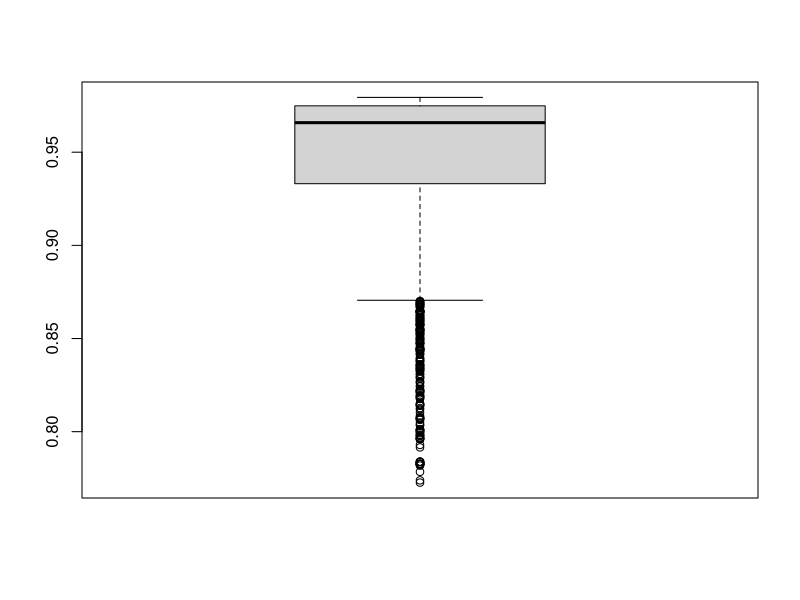
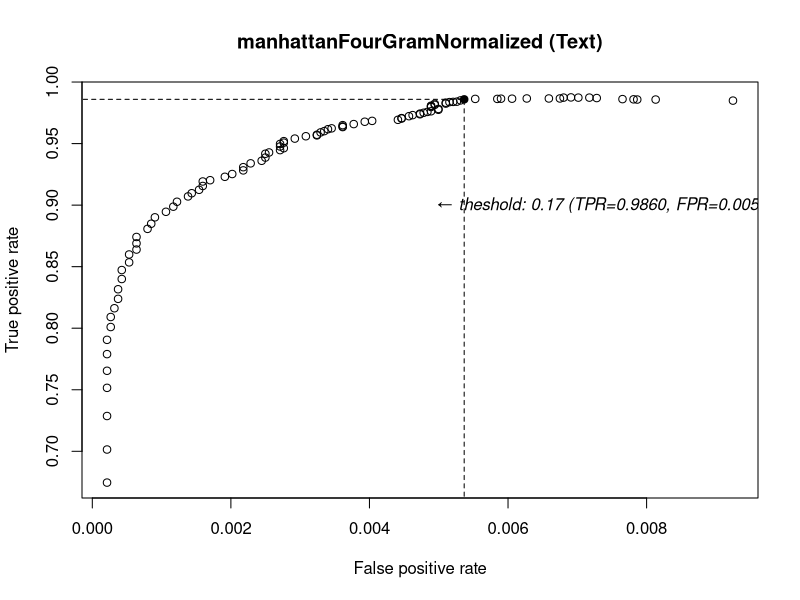
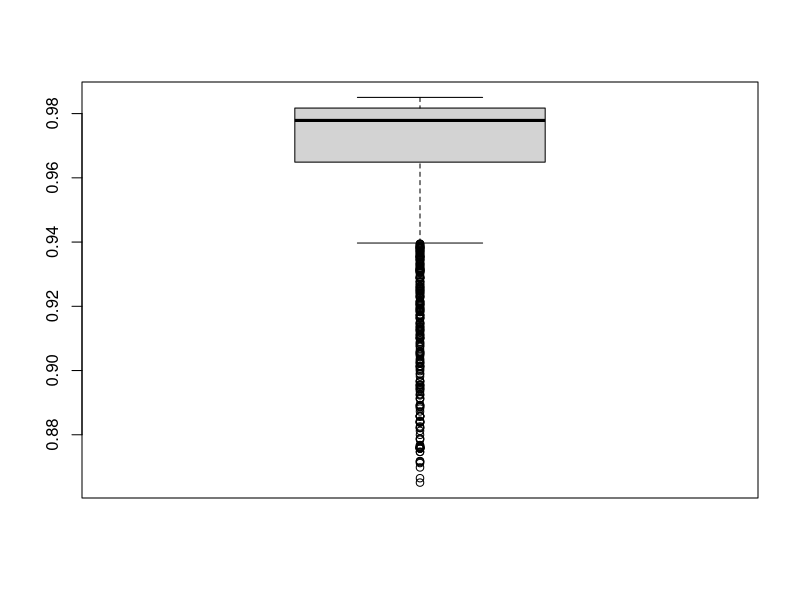
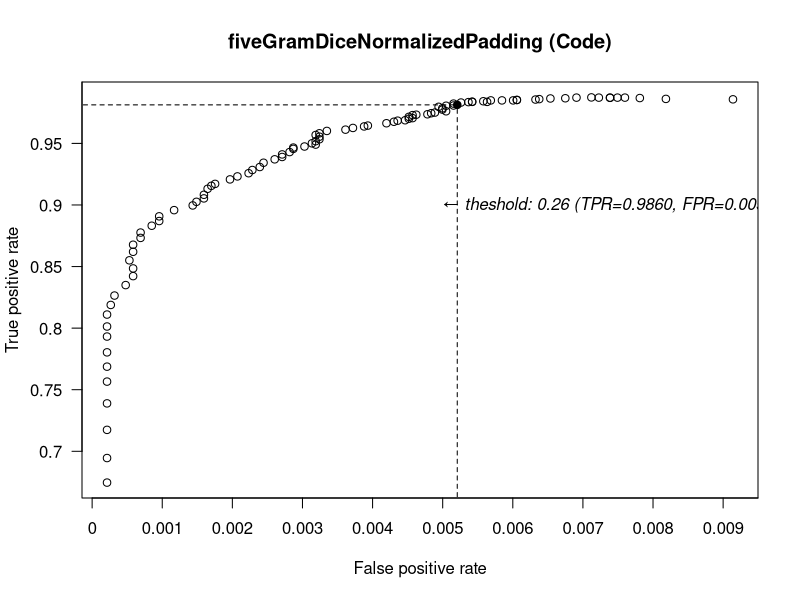

Here is the R script that generated these plots, in order:
#setwd("F:/Git/github/r-scripts/metric-selection") # Pfad bitte anpassen
setwd("/Users/sebastian/git/github/r-scripts/metric-selection")

library(data.table)
metric_comparison <- fread("MetricComparison_aggregated-selected.csv", header=TRUE, sep=";", quote="\"", strip.white=TRUE, showProgress=TRUE, encoding="UTF-8", na.strings=c("", "null"), stringsAsFactors=FALSE)

nrow(metric_comparison)
# 2424


### TEXT ###

MatthewsCorrelationText <- metric_comparison$MatthewsCorrelationText

summary(MatthewsCorrelationText)
# Min. 1st Qu.  Median    Mean 3rd Qu.    Max. 
# 0.7727  0.9331  0.9659  0.9454  0.9749  0.9794

boxplot(MatthewsCorrelationText)

MatthewsCorrelationText_max <- MatthewsCorrelationText[MatthewsCorrelationText == max(MatthewsCorrelationText)]
MatthewsCorrelationText_max
# 0.9794148

metric_text <- metric_comparison[metric_comparison$MatthewsCorrelationText == MatthewsCorrelationText_max,]

metric_text$Metric
# [1] "manhattanFourGramNormalized"
metric_text$Threshold
# 0.17

roc_text <- metric_comparison[metric_comparison$Metric == "manhattanFourGramNormalized", c("Threshold", "RecallText", "InverseRecallText")]
roc_text$InverseRecallText <- 1 - roc_text$InverseRecallText
roc_text <- roc_text[with(roc_text, order(roc_text$Threshold)),]
names(roc_text) <- c("Threshold", "TPR", "FPR")
roc_text[roc_text$Threshold==0.17,]
# Threshold      TPR         FPR
# 1:      0.17 0.985957 0.005367202

plot(roc_text$FPR, roc_text$TPR,
     main="manhattanFourGramNormalized (Text)", xlab="False positive rate", ylab="True positive rate",
     pch=1
)
segments(x0=roc_text[roc_text$Threshold==0.17,]$FPR, y0=0, x1=roc_text[roc_text$Threshold==0.17,]$FPR, y1=roc_text[roc_text$Threshold==0.17,]$TPR, lty=2, lwd=1)
segments(x0=-0.1, y0=roc_text[roc_text$Threshold==0.17,]$TPR, x1=roc_text[roc_text$Threshold==0.17,]$FPR, y1=roc_text[roc_text$Threshold==0.17,]$TPR, lty=2, lwd=1)
points(roc_text[roc_text$Threshold==0.17,]$FPR, roc_text[roc_text$Threshold==0.17,]$TPR, pch=16)
text(0.0074, 0.9, "\u2190 theshold: 0.17 (TPR=0.9860, FPR=0.0054)", font=3)


### CODE ###

MatthewsCorrelationCode <- metric_comparison$MatthewsCorrelationCode

summary(MatthewsCorrelationCode)
# Min. 1st Qu.  Median    Mean 3rd Qu.    Max. 
# 0.8651  0.9649  0.9779  0.9678  0.9817  0.9850 

boxplot(MatthewsCorrelationCode)

MatthewsCorrelationCode_max <- MatthewsCorrelationCode[MatthewsCorrelationCode == max(MatthewsCorrelationCode)]
MatthewsCorrelationCode_max
# 0.9850383

metric_code <- metric_comparison[metric_comparison$MatthewsCorrelationCode == MatthewsCorrelationCode_max,]

metric_code$Metric
# [1] "fiveGramDiceNormalizedPadding"
metric_code$Threshold
# 0.26

roc_code <- metric_comparison[metric_comparison$Metric == "fiveGramDiceNormalizedPadding", c("Threshold", "RecallText", "InverseRecallText")]
roc_code$InverseRecallText <- 1 - roc_code$InverseRecallText
roc_code <- roc_code[with(roc_code, order(roc_code$Threshold)),]
names(roc_code) <- c("Threshold", "TPR", "FPR")
roc_code[roc_code$Threshold==0.26,]
# Threshold      TPR         FPR
# 1:      0.17 0.985957 0.005367202

plot(roc_code$FPR, roc_code$TPR,
     main="fiveGramDiceNormalizedPadding (Code)", xlab="False positive rate", ylab="True positive rate",
     pch=1, xaxt="n", yaxt="n"
)
axis(1, at=seq(0, 0.01, by=0.001), labels=seq(0, 0.01, by=0.001))
axis(2, at=seq(0.7, 1.0, by=0.05), labels=seq(0.7, 1.0, by=0.05), las=2)
segments(x0=roc_code[roc_code$Threshold==0.26,]$FPR, y0=0, x1=roc_code[roc_code$Threshold==0.26,]$FPR, y1=roc_code[roc_code$Threshold==0.26,]$TPR, lty=2, lwd=1)
segments(x0=-0.1, y0=roc_code[roc_code$Threshold==0.26,]$TPR, x1=roc_code[roc_code$Threshold==0.26,]$FPR, y1=roc_code[roc_code$Threshold==0.26,]$TPR, lty=2, lwd=1)
points(roc_code[roc_code$Threshold==0.26,]$FPR, roc_code[roc_code$Threshold==0.26,]$TPR, pch=16)
text(0.0074, 0.9, "\u2190 theshold: 0.26 (TPR=0.9860, FPR=0.0054)", font=3)

